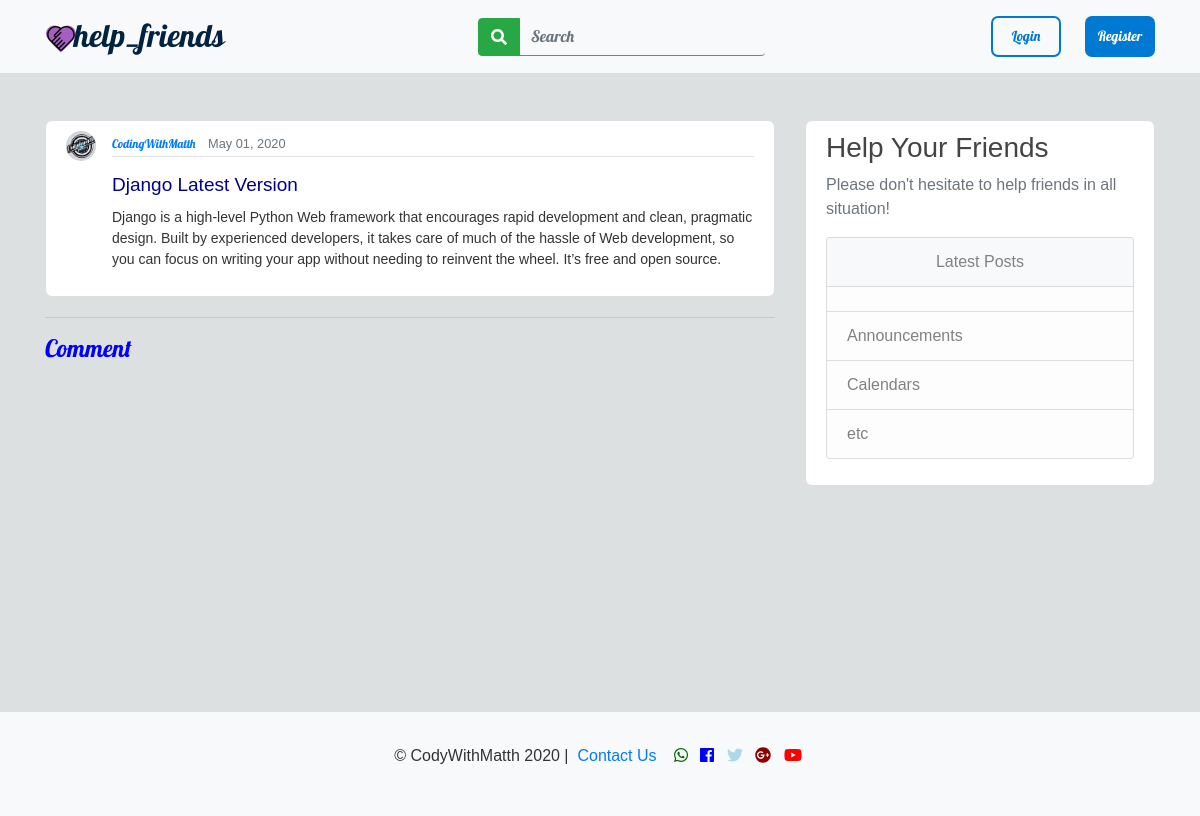
The app's page /post/1/ with its own data.
### blog/models.py (models this page shows, shortened)
class Post(models.Model):
    title = models.CharField(max_length=100)
    content = models.TextField()
    date_posted = models.DateTimeField(default=timezone.now)
    author = models.ForeignKey(User, on_delete=models.CASCADE)

### users/models.py (models this page shows, shortened)
class Profile(models.Model):
	user = models.OneToOneField(User, on_delete=models.CASCADE)
	image = models.ImageField(default= 'default.jpg', upload_to='profile_pics')

### blog/views.py (the view)
# urls.py: path('post/<int:pk>/', PostDetailView.as_view(), name='post-detail'),
class PostDetailView(DetailView):
    model = Post

### blog/templates/blog/post_detail.html (shortened to what this page needs)
{% extends "blog/base.html" %}
{% block content %}
    <article class="media content-section">
      <img class="rounded-circle article-img" src="{{ post.author.profile.image.url }}">
      <div class="media-body">
        <div class="article-metadata">
          <a style="font-size: 12px; font-family: Lobster;"class="mr-2" href="{% url 'user-posts' post.author.username %}">{{ post.author }}</a>
          <small class="text-muted">{{ post.date_posted|date:"F d, Y" }}</small>
        </div>
        <h2><a  style="font-size: 19px; color: darkblue;" class="article-title" href="#">{{ post.title }}</a></h2>
        <p  style="font-size: 14px;" class="article-content">{{ post.content }}</p>
      </div>
    </article>
      <hr>
      <div class="main comment-section">
        {{ comment.count}} <h4 class="display-5" style="color: blue; font-family: Lobster;"> Comment</h4> {{comment|pluralize}}
      </div>
{% endblock content %}

### blog/static/blog/main.css (style rules this page uses)
html { height: 100%; }
body { background: #dde0e0; color: #333333; font-family: sans-serif; min-height: 100%; font-weight: 100; display: flex; flex-direction: column; }
h1, h2, h3, h4, h5, h6 { color: #444444; }
.content-section { background: #ffffff; padding: 10px 20px; border: 1px solid #dddddd; border-radius: 7px; margin-bottom: 20px; }
.article-title { color: #444444; }
.article-content { white-space: pre-line; }
.article-img { height: 30px; width: 30px; margin-right: 16px; }
.article-metadata { padding-bottom: 1px; margin-bottom: 4px; border-bottom: 1px solid #e3e3e3 }

### records on screen
Post: author.profile.image (picture), author "CodingWithMatth", date_posted "May 01, 2020", title "Django Latest Version", content "Django is a high-level Python Web framework that encourages rapid development and clean, pragmatic design. Built by experienced developers, it takes care of much of the hassle of Web development, so you can focus on writing your app without needing to reinvent the wheel. It’s free and open source."
